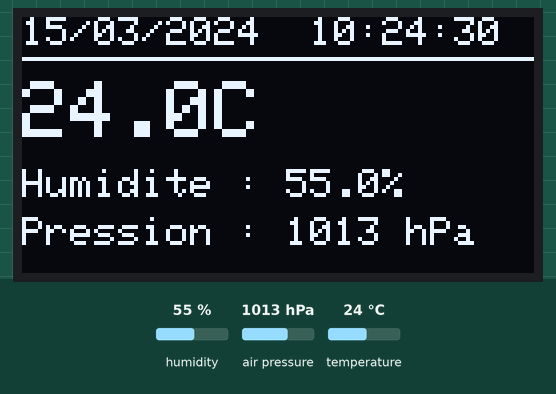
A sketch run on a simulated ESP32. Shown: 128×64 one-colour display. The test bench sets the inputs (shaded band); at power-on: humidity 55 %, air pressure 1013 hPa, temperature 24 °C. The local clock reads 2024-03-15 10:24:30 at power-on unless the sketch sets it; what the sketch prints to the serial monitor is not drawn.

Above: at 1.4 s.
1.5 s: humidity set to 22 %
At 3.2 s:
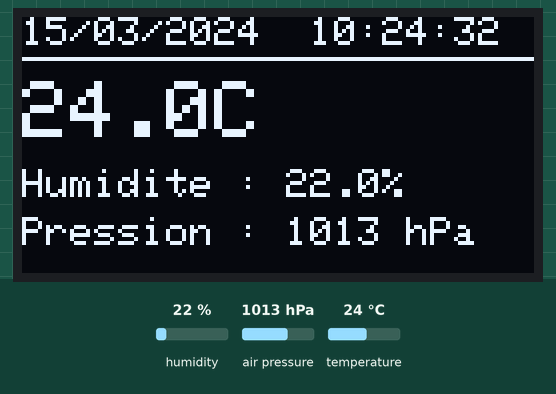
5.5 s: air pressure set to 952 hPa
At 7.4 s:
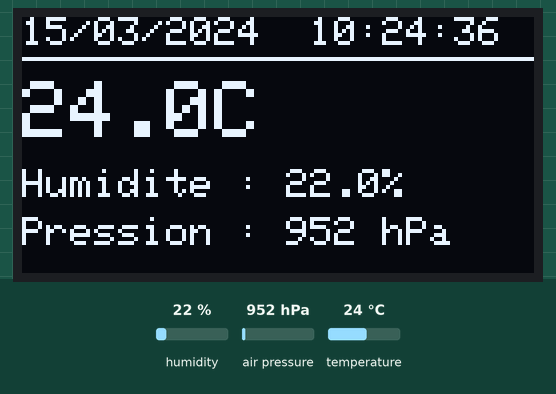
9.5 s: temperature set to 12 °C
At 10.5 s:
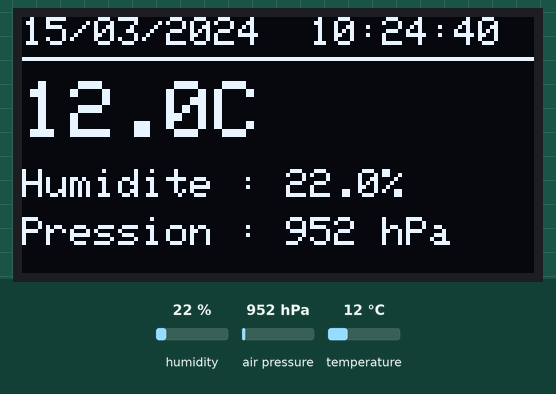
13.5 s: humidity set to 40 %
At 14.7 s:
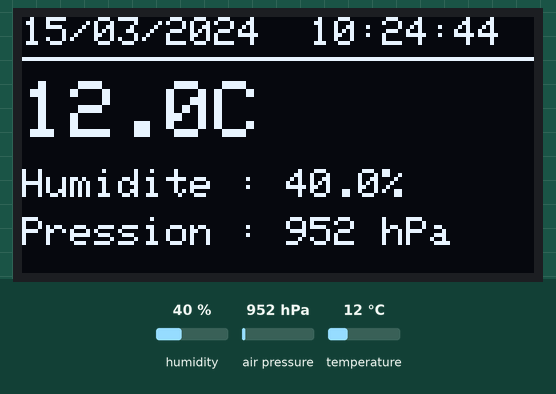
17.5 s: air pressure set to 975 hPa
At 19.0 s:
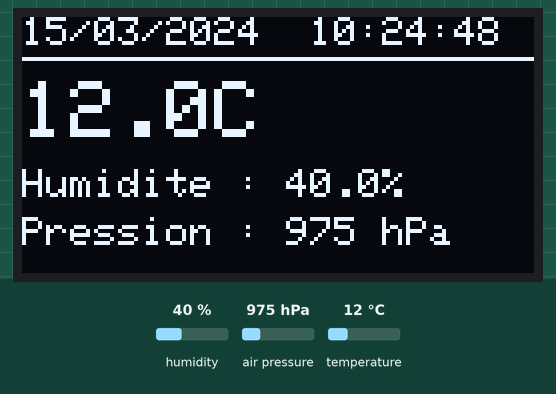
Timing chart, 0 to 20.5 s (numbered marks = the images above; inputs shaded):
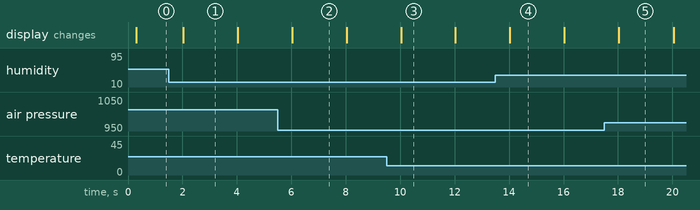

Measured:
- what the display in image 1 shows lasts 2.0 s, from 2.0 s to 4.0 s

The sketch:

31_station_meteo_complete.ino
```cpp
/*
 * Projet 31 - Station meteo complete
 * Combine : BME280 (temp/humidite/pression) + SSD1306 (affichage) + DS3231 (RTC)
 * Cible : ESP32
 *
 * Bus I2C partage (SDA=21, SCL=22) - adresses utilisees :
 *   BME280  : 0x76
 *   SSD1306 : 0x3C
 *   DS3231  : 0x68
 * Aucun conflit d'adresse entre ces trois peripheriques (verifie).
 *
 * Architecture non bloquante : chaque sous-systeme (lecture capteur,
 * rafraichissement ecran, log serie) a son propre intervalle gere par millis(),
 * aucun delay() n'est utilise dans loop().
 */

#include <Arduino.h>
#include <Wire.h>
#include <Adafruit_BME280.h>
#include <Adafruit_GFX.h>
#include <Adafruit_SSD1306.h>
#include <RTClib.h>

// ---------- Configuration materielle ----------
#define BME280_ADDR   0x76
#define SSD1306_ADDR  0x3C
#define SCREEN_WIDTH  128
#define SCREEN_HEIGHT 64

Adafruit_BME280 bme;
Adafruit_SSD1306 display(SCREEN_WIDTH, SCREEN_HEIGHT, &Wire, -1);
RTC_DS3231 rtc;

// ---------- Etat global ----------
bool bmeOk = false;
bool displayOk = false;
bool rtcOk = false;

float lastTempC = NAN;
float lastHumidity = NAN;
float lastPressureHpa = NAN;
DateTime lastDateTime;

// ---------- Cadencement non bloquant ----------
const unsigned long SENSOR_READ_INTERVAL_MS = 2000;
const unsigned long DISPLAY_UPDATE_INTERVAL_MS = 1000;
const unsigned long SERIAL_LOG_INTERVAL_MS = 5000;

unsigned long lastSensorRead = 0;
unsigned long lastDisplayUpdate = 0;
unsigned long lastSerialLog = 0;

void readSensors() {
  if (bmeOk) {
    lastTempC = bme.readTemperature();
    lastHumidity = bme.readHumidity();
    lastPressureHpa = bme.readPressure() / 100.0F;
  }
  if (rtcOk) {
    lastDateTime = rtc.now();
  }
}

void updateDisplay() {
  if (!displayOk) return;

  display.clearDisplay();
  display.setTextColor(SSD1306_WHITE);

  display.setTextSize(1);
  display.setCursor(0, 0);
  if (rtcOk) {
    display.printf("%02d/%02d/%04d  %02d:%02d:%02d",
                    lastDateTime.day(), lastDateTime.month(), lastDateTime.year(),
                    lastDateTime.hour(), lastDateTime.minute(), lastDateTime.second());
  } else {
    display.println("RTC indisponible");
  }
  display.drawFastHLine(0, 10, SCREEN_WIDTH, SSD1306_WHITE);

  if (bmeOk) {
    display.setTextSize(2);
    display.setCursor(0, 16);
    display.printf("%.1fC", lastTempC);

    display.setTextSize(1);
    display.setCursor(0, 38);
    display.printf("Humidite : %.1f%%", lastHumidity);
    display.setCursor(0, 50);
    display.printf("Pression : %.0f hPa", lastPressureHpa);
  } else {
    display.setTextSize(1);
    display.setCursor(0, 20);
    display.println("BME280 indisponible");
  }

  display.display();
}

void logToSerial() {
  Serial.println("========== [31_station_meteo] Releve ==========");
  if (rtcOk) {
    Serial.printf("Horodatage : %04d-%02d-%02d %02d:%02d:%02d\n",
                  lastDateTime.year(), lastDateTime.month(), lastDateTime.day(),
                  lastDateTime.hour(), lastDateTime.minute(), lastDateTime.second());
  }
  if (bmeOk) {
    Serial.printf("Temperature : %.2f C\n", lastTempC);
    Serial.printf("Humidite    : %.2f %%\n", lastHumidity);
    Serial.printf("Pression    : %.2f hPa\n", lastPressureHpa);
  }
  Serial.println("=================================================");
}

void setup() {
  Serial.begin(115200);
  delay(200);
  Wire.begin(21, 22);
  Wire.setClock(100000);

  bmeOk = bme.begin(BME280_ADDR, &Wire);
  Serial.printf("[31_station_meteo] BME280  : %s\n", bmeOk ? "OK" : "ECHEC");
  if (bmeOk) {
    bme.setSampling(Adafruit_BME280::MODE_NORMAL,
                     Adafruit_BME280::SAMPLING_X2,
                     Adafruit_BME280::SAMPLING_X16,
                     Adafruit_BME280::SAMPLING_X1,
                     Adafruit_BME280::FILTER_X16,
                     Adafruit_BME280::STANDBY_MS_500);
  }

  displayOk = display.begin(SSD1306_SWITCHCAPVCC, SSD1306_ADDR);
  Serial.printf("[31_station_meteo] SSD1306 : %s\n", displayOk ? "OK" : "ECHEC");
  if (displayOk) {
    display.clearDisplay();
    display.setTextSize(1);
    display.setCursor(0, 0);
    display.println("Station meteo - init...");
    display.display();
  }

  rtcOk = rtc.begin(&Wire);
  Serial.printf("[31_station_meteo] DS3231  : %s\n", rtcOk ? "OK" : "ECHEC");
  if (rtcOk && rtc.lostPower()) {
    Serial.println("[31_station_meteo] RTC sans heure valide -> reglage sur date de compilation.");
    rtc.adjust(DateTime(F(__DATE__), F(__TIME__)));
  }

  readSensors();
  updateDisplay();
  Serial.println("[31_station_meteo] Station meteo prete.");
}

void loop() {
  unsigned long now = millis();

  if (now - lastSensorRead >= SENSOR_READ_INTERVAL_MS) {
    lastSensorRead = now;
    readSensors();
  }

  if (now - lastDisplayUpdate >= DISPLAY_UPDATE_INTERVAL_MS) {
    lastDisplayUpdate = now;
    updateDisplay();
  }

  if (now - lastSerialLog >= SERIAL_LOG_INTERVAL_MS) {
    lastSerialLog = now;
    logToSerial();
  }
}
```
